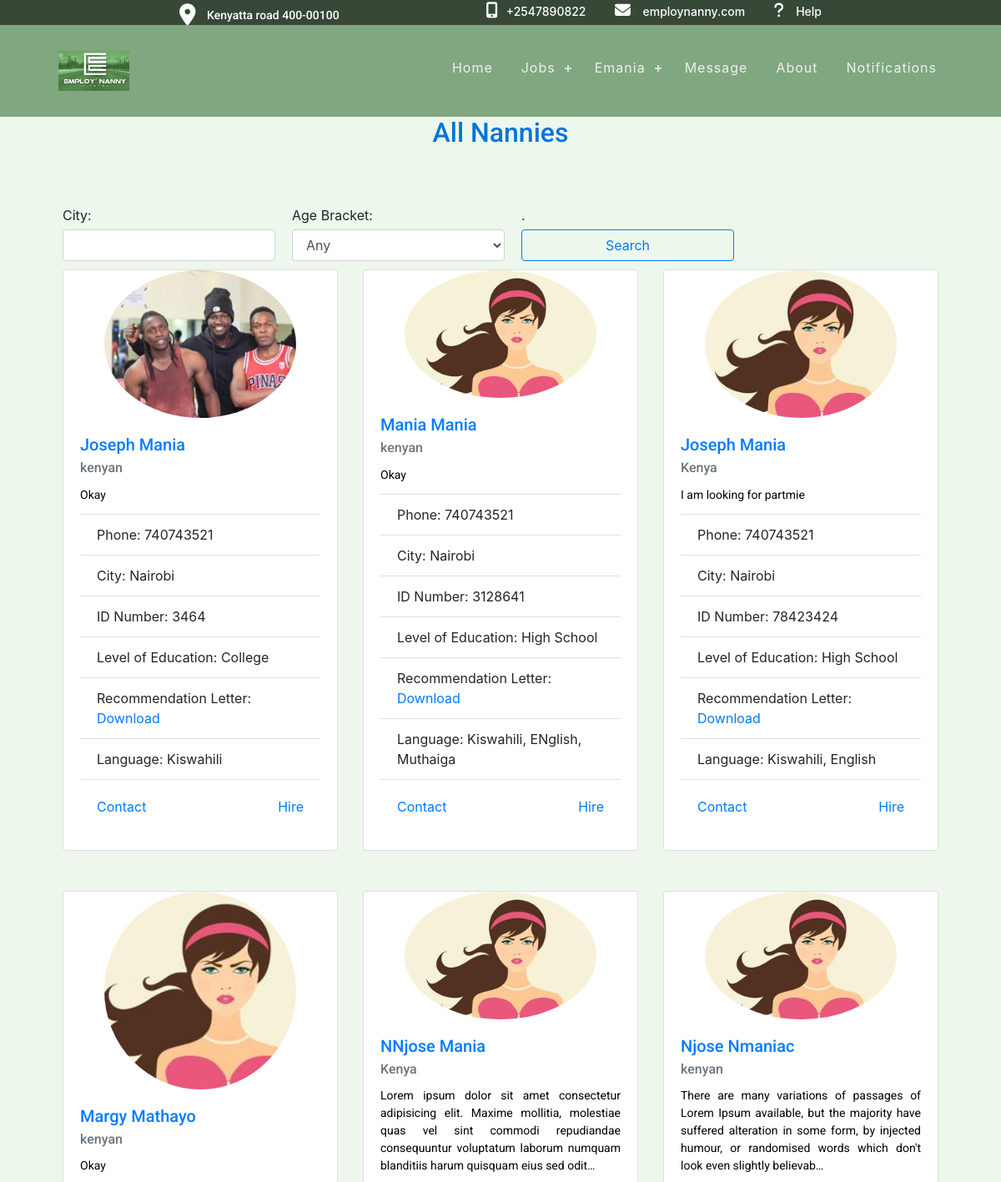
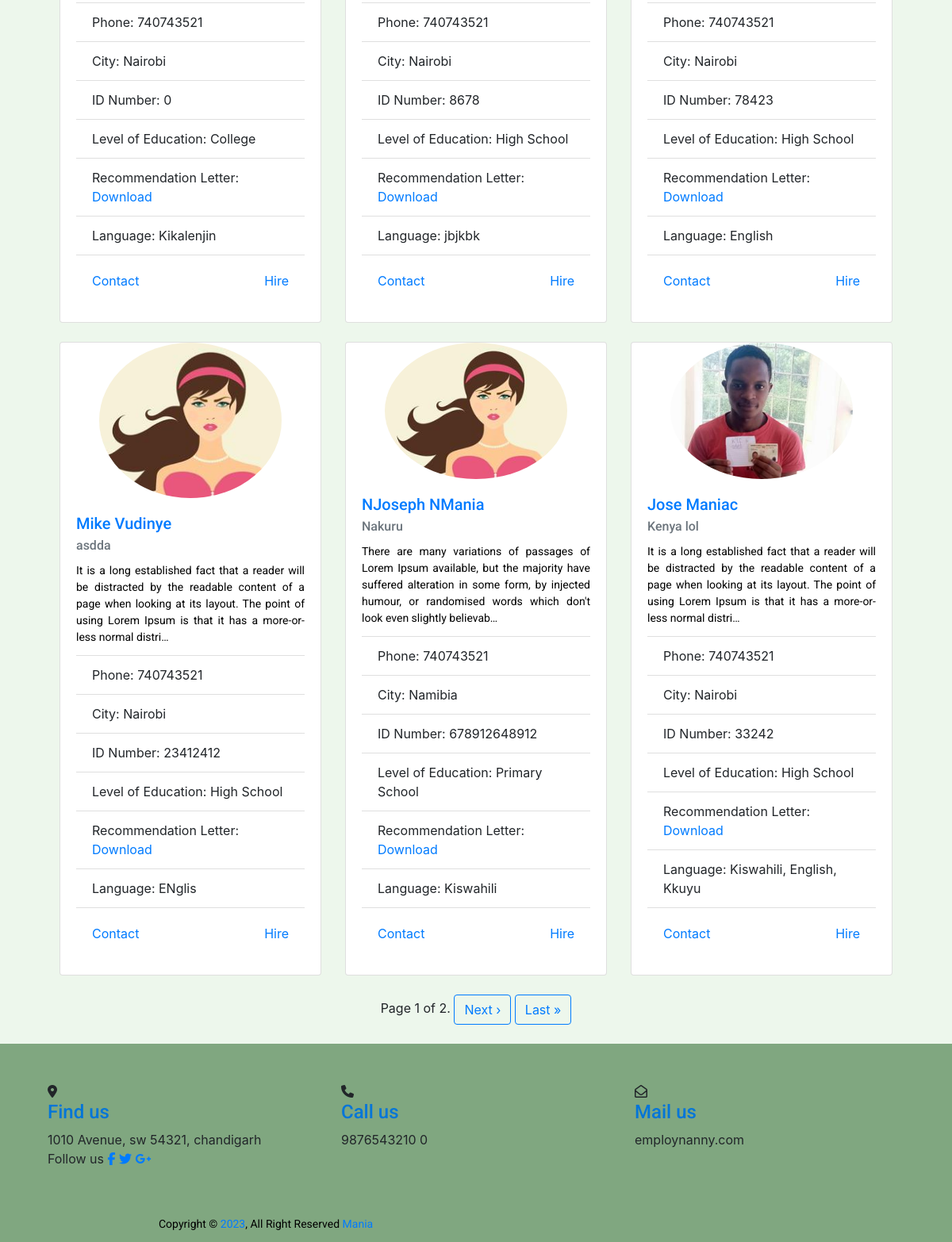
Screenshot of /nannies (signed in) with the database file from the repository (2 pictures, top to bottom).
### users/models.py (models this page shows, shortened)
class NannyDetails(models.Model):
    user = models.OneToOneField(User, on_delete=models.CASCADE)
    first_name = models.CharField(max_length=100)
    last_name = models.CharField(max_length=100)
    phone = models.IntegerField(default=0)
    city = models.CharField(max_length=100)
    address = models.CharField(max_length=200)
    id_number = models.IntegerField(default=0)
    level_of_education = models.CharField(
        max_length=100, choices=HIGHEST_LEVEL_EDUCATION)
    recommendation_letter = models.FileField(
        upload_to='recommendations/', null=True, blank=True)
    id_front_image = models.ImageField(
        upload_to='id_images/', default=0)
    id_back_image = models.ImageField(
        upload_to='id_images/', default=0)
    good_conduct_certificate = models.FileField(
        upload_to='good_conduct/', null=True, blank=True)
    nationality = models.CharField(max_length=100, choices=NATIONALITY_CHOICES)
    availability = models.CharField(
        max_length=100, choices=AVAILABILITY_CHOICES)
    language = models.CharField(max_length=200, choices=LANGUAGE_CHOICES)
    date_joined = models.DateTimeField(auto_now_add=True)
    years_of_experience = models.IntegerField(default=0)
    age_bracket = models.CharField(
        max_length=100, choices=AGE_GROUP_CHOICES, default="N/A")
    description = models.TextField(blank=True)
    image = models.ImageField(
        default='default.jpg', upload_to='nanny_profile_pics')

### jobapp/views.py (the view)
# urls.py: path("nannies", views.show_all_nannies, name="nannies"),
def show_all_nannies(request):
    city_query = request.GET.get('city', '')
    age_query = request.GET.get('age')
    if city_query and age_query:
        nannies = NannyDetails.objects.filter(
            city__icontains=city_query, age_bracket=age_query).order_by("-date_joined")
    elif city_query:
        nannies = NannyDetails.objects.filter(
            city__icontains=city_query).order_by("-date_joined")
    elif age_query:
        nannies = NannyDetails.objects.filter(
            age_bracket=age_query).order_by("-date_joined")
    else:
        nannies = NannyDetails.objects.all().order_by("-date_joined")
    paginator = Paginator(nannies, 9)
    page_number = request.GET.get('page')
    page_obj = paginator.get_page(page_number)
    age_query_value = age_query if age_query else ''
    context = {
        "page_obj": page_obj,
        "city_query": city_query,
        "age_query": AGE_GROUP_CHOICES,  # add age choices to context
        "selected_age_query": age_query_value,  # add selected_age_query to context
    }
    return render(request, "jobapp/nannies_available.html", context)

### jobapp/templatetags/jobapp_tags.py (called while the page is built)
@register.filter(name='has_group')
def has_group(user, group_name):
    return user.groups.filter(name=group_name).exists()

### jobapp/templates/jobapp/nannies_available.html (shortened to what this page needs)
{% extends 'jobapp/base.html' %}
{% block content %}
<h2 class="text-center">All Nannies</h2>
<div class="container" style="max-width: 90%">
<form method="GET" >
  <div class="form-row">
    <div class="form-group col-md-3">
      <label for="city">City:</label>
      <input type="text" class="form-control" id="city" name="city" value="{{ city_query }}">
    </div>
    <div class="form-group col-md-3">
      <label for="age">Age Bracket:</label>
      <select class="form-control" id="age" name="age">
        <option value="">Any</option>
      </select>
    </div>
    <div class="form-group col-md-3">
        <label for="age">.</label>
      <button type="submit" class="btn btn-outline-primary btn-block">Search</button>
    </div>
  </div>
</form>
  <div class="row justify-content-center mb-4 px-6">
    {% for nanny in page_obj %}
      <div class="col-md-4 mb-4">
        <div class="card h-100">
          <img class="card-img-top img-fluid nanny-image" src="{{ nanny.image.url }}" alt="Profile picture">
          <div class="card-body">
            <h5 class="card-title"><a href="{% url 'nanny_profile' nanny.id %}">{{ nanny.first_name }} {{ nanny.last_name }}</a></h5>
            <h6 class="card-subtitle mb-2 text-muted">{{ nanny.nationality }}</h6>
            <p class="card-text">{{ nanny.description|truncatechars:200 }}</p>
            <ul class="list-group list-group-flush">
              <li class="list-group-item">Phone: {{ nanny.phone }}</li>
              <li class="list-group-item">City: {{ nanny.city }}</li>
              <li class="list-group-item">ID Number: {{ nanny.id_number }}</li>
              <li class="list-group-item">Level of Education: {{ nanny.get_level_of_education_display }}</li>
              <li class="list-group-item">Recommendation Letter: {% if nanny.recommendation_letter %}<a href="{{ nanny.recommendation_letter.url }}">Download</a>{% else %}N/A{% endif %}</li>
              <li class="list-group-item">Language: {{ nanny.language }}</li>
            </ul>
            <div class="card-body d-flex justify-content-between align-items-end">
              <a href="#" class="card-link float-left">Contact</a>
              <a href="{% url 'direct_contract' nanny.id %}" class="card-link ml-auto">Hire</a>
            </div>
          </div>
        </div>
      </div>
      {% if forloop.counter|divisibleby:3 %}
        </div><div class="row justify-content-center">
      {% endif %}
    {% endfor %}
  </div>
</div>
{% if page_obj.has_other_pages %}
  <div class="pagination justify-content-center">
    <span class="step-links">
      <span class="current-page">
        Page {{ page_obj.number }} of {{ page_obj.paginator.num_pages }}.
      </span>
      {% if page_obj.has_next %}
        <a href="?page={{ page_obj.next_page_number }}" class="btn btn-outline-primary">Next &rsaquo;</a>
        <a href="?page={{ page_obj.paginator.num_pages }}" class="btn btn-outline-primary">Last &raquo;</a>
      {% endif %}
    </span>
  </div>
{% endif %}
{% endblock %}

### jobapp/templates/jobapp/header.html (shortened to what this page needs)
{% load static %}
{%load jobapp_tags%}
<header>
  <div class="header-top hidden-xs">
    <div class="container">
      <div class="row">
        <div class="col-md-5 col-sm-12 right_info">
          <p><i class="fa fa-map-marker"></i> Kenyatta road 400-00100</p>
        </div>
        <div class="col-md-7 col-sm-12 left_info">
          <ul>
            <li><i class="fa fa-mobile-alt"></i><a href="0740743521">+2547890822</a></li>
            <li>
              <i class="fa fa-envelope" aria-hidden="true"></i>
              <a href="home">employnanny.com</a>
            </li>
<i class="fa fa-question" aria-hidden="true"></i>
              <a href="{% url 'help' %}">Help</a>
          </ul>
        </div>
      </div>
    </div>
  </div>
  <div class="header-main">
    <div class="head_container">
      <nav id="cssmenu">
        <div class="logo">
          <a href="{% url 'home' %}">
            <img class="logo3" src="{% static 'images/logo.png' %}" alt="P" />
          </a>
        </div>
        <ul>
          <li class=""><a href="{% url 'home' %}">Home</a></li>
          <li>
  <a href="#">Jobs</a>
</li>
           <li>
            <a href="#" class="username">
              {% if user.is_authenticated %}
                {{ user.username }}
              {% else %}
                Account
              {% endif %}
            </a>
          </li>
          {% if user.is_authenticated%}
          <li><a href="{% url 'chat_list' %}" >Message</a></li>
          {% endif %}
               <li><a href="{%url 'about_us'%}">About</a></li>
<li><a href="{% url 'notification_list' %}" >Notifications</a></li>
        </ul>
      </nav>
    </div>
  </div>
</header>

### static/css/base.css (style rules this page uses)
p { color: black; font-family: 'Roboto', sans-serif; }
:root { --background-color: #ffffff; --text-color: #000000; }

### static/css/registration.css (style rules this page uses)
::placeholder { color: #969fa4; }
p { text-align: center; font-size: 14px; color: #090a09; margin: 12px 0; }
form { padding-top: 60px; }

### static/css/header.css (style rules this page uses)
h1, h2, h3, h4, h5 { color: #0275d8; font-family: 'Roboto', sans-serif; }
h6 { font-family: 'Roboto', sans-serif; }
a, a:hover, a:focus, a:active { text-decoration: none; outline: none; }
body { background-color: rgb(237, 247, 236); }
header { background: rgb(128, 167, 128); }
.head_container { width: 90%; margin: 0 auto; }
ul { margin: 0; padding: 0; list-style: none; }
header { position: relative; width: 100%; background: rgb(128, 167, 128); z-index: 99; }
.header-top { padding: 1px 0px 1px 0px; background: rgba(0, 0, 0, 0.57); }
.left_info ul li { display: inline-block; margin-right: 30px; }
.left_info a { color: #fffefe; font-size: 14px; font-weight: 500; }
.left_info i.fa { font-size: 19px; color: #fff; padding-right: 10px; }
.right_info p { color: #fff; font-size: 14px; font-weight: 500; line-height: 20px; margin: 0; }
.left_info { text-align: right; }
.right_info i.fa { font-size: 26px; margin-right: 10px; position: relative; bottom: -4px; }
.header-main { padding: 21px 0; border-top: 1px solid #424242; }
nav#cssmenu ul { float: right; margin-top: 13px; }
.logo { position: relative; z-index: 123; padding: 10px; font: 18px verdana; color: #6ddb07; float: left; }
.logo img { max-width: 170px; }
.logo a { color: #6ddb07; }
#cssmenu, #cssmenu ul, #cssmenu ul li, #cssmenu ul li a, #cssmenu #head-mobile { border: 0; list-style: none; line-height: 1; display: block; position: relative; -webkit-box-sizing: border-box; -moz-box-sizing: border-box; box-sizing: border-box; }
#cssmenu:after, #cssmenu > ul:after { content: "."; display: block; clear: both; visibility: hidden; line-height: 0; height: 0; }
#cssmenu > ul > li { float: left; }
#cssmenu > ul > li > a { padding: 9px 17px; font-size: 16px; letter-spacing: 1px; text-decoration: none; color: #efefef; }
#cssmenu > ul > li.has-sub > a { padding-right: 30px; }
#cssmenu > ul > li.has-sub > a:after { position: absolute; top: 17px; right: 11px; width: 8px; height: 2px; display: block; background: #ddd; content: ""; }
#cssmenu > ul > li.has-sub > a:before { position: absolute; top: 14px; right: 14px; display: block; width: 2px; height: 8px; background: #ddd; content: ""; -webkit-transition: all 0.25s ease; -ms-transition: all 0.25s ease; transition: all 0.25s ease; }
.username { text-transform: capitalize; }

### static/css/home.css (style rules this page uses)
img { width: 100%; }
.logo3 { height: 50%; width: 50%; }

### static/css/nannyDetails.css (style rules this page uses)
.container { margin-right: auto; margin-left: auto; max-width: 800px; }
.form-group { display: flex; flex-direction: column; margin-right: 10px; margin-bottom: 10px; width: 45%; }
.form-group:last-child { margin-right: 0; }
.row { display: flex; flex-wrap: wrap; }
label { margin-bottom: 5px; }

### static/css/aboutus.css (style rules this page uses)
p { text-align: justify; color: black }

### static/css/nanny.css (style rules this page uses)
.nanny-image { object-fit: cover; width: 70%; height: 40%; border-radius: 50%; margin-left: auto; margin-right: auto; }

### static/css/payment_home.css (style rules this page uses)
.d-flex { display: flex; }
.justify-content-center { justify-content: center; }

### rows the page displays
NannyDetails: image (picture), first_name "Joseph", last_name "Mania", nationality "kenyan", description "Okay", phone "740743521", city "Nairobi", id_number "3464", level_of_education "College", language "Kiswahili"
NannyDetails: image (placeholder picture), first_name "Mania", last_name "Mania", nationality "kenyan", description "Okay", phone "740743521", city "Nairobi", id_number "3128641", level_of_education "High School", language "Kiswahili, ENglish, Muthaiga"
NannyDetails: image (placeholder picture), first_name "Joseph", last_name "Mania", nationality "Kenya", description "I am looking for partmie", phone "740743521", city "Nairobi", id_number "78423424", level_of_education "High School", language "Kiswahili, English"
NannyDetails: image (placeholder picture), first_name "Margy", last_name "Mathayo", nationality "kenyan", description "Okay", phone "740743521", city "Nairobi", id_number "0", level_of_education "College", language "Kikalenjin"
NannyDetails: image (placeholder picture), first_name "NNjose", last_name "Mania", nationality "Kenya", description "Lorem ipsum dolor sit amet consectetur adipisicing elit. Maxime mollitia, molestiae quas vel sint commodi repudiandae consequuntur voluptatum laborum numquam blanditiis harum quisquam eius sed odit…", phone "740743521", city "Nairobi", id_number "8678", level_of_education "High School", language "jbjkbk"
NannyDetails: image (placeholder picture), first_name "Njose", last_name "Nmaniac", nationality "kenyan", description "There are many variations of passages of Lorem Ipsum available, but the majority have suffered alteration in some form, by injected humour, or randomised words which don't look even slightly believab…", phone "740743521", city "Nairobi", id_number "78423", level_of_education "High School", language "English"
NannyDetails: image (placeholder picture), first_name "Mike", last_name "Vudinye", nationality "asdda", description "It is a long established fact that a reader will be distracted by the readable content of a page when looking at its layout. The point of using Lorem Ipsum is that it has a more-or-less normal distri…", phone "740743521", city "Nairobi", id_number "23412412", level_of_education "High School", language "ENglis"
NannyDetails: image (placeholder picture), first_name "NJoseph", last_name "NMania", nationality "Nakuru", description "There are many variations of passages of Lorem Ipsum available, but the majority have suffered alteration in some form, by injected humour, or randomised words which don't look even slightly believab…", phone "740743521", city "Namibia", id_number "678912648912", level_of_education "Primary School", language "Kiswahili"
NannyDetails: image (picture), first_name "Jose", last_name "Maniac", nationality "Kenya lol", description "It is a long established fact that a reader will be distracted by the readable content of a page when looking at its layout. The point of using Lorem Ipsum is that it has a more-or-less normal distri…", phone "740743521", city "Nairobi", id_number "33242", level_of_education "High School", language "Kiswahili, English, Kkuyu"

### other values shown
{{ user.username }} "Emania"
{{ page_obj.number }} "1"
{{ page_obj.paginator.num_pages }} "2"
